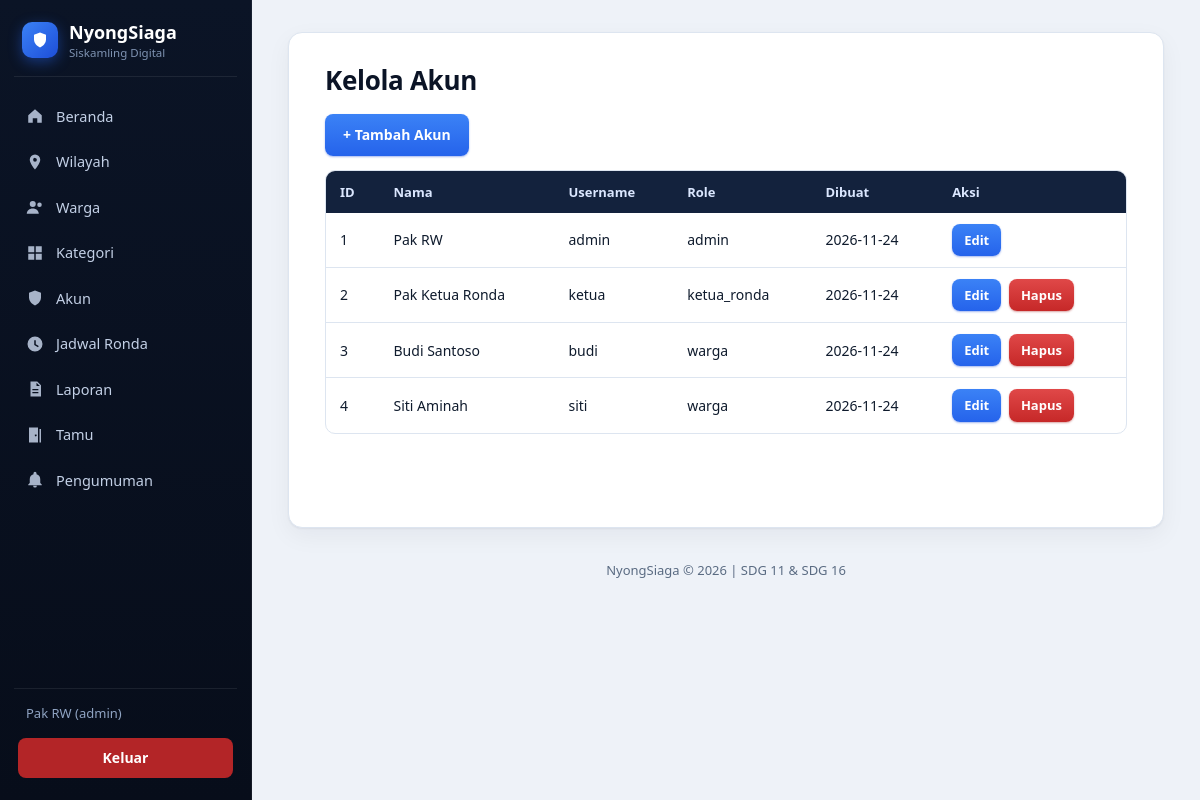
Screenshot of /users/index.php (signed in) with the database file from the repository.
### tables this page shows
CREATE TABLE users (
  id INT(11) NOT NULL AUTO_INCREMENT,
  nama VARCHAR(100) NOT NULL,
  username VARCHAR(100) NOT NULL UNIQUE,
  password VARCHAR(255) NOT NULL,
  role ENUM('admin','ketua_ronda','warga') NOT NULL DEFAULT 'warga',
  created_at TIMESTAMP NOT NULL DEFAULT CURRENT_TIMESTAMP,
  PRIMARY KEY (id)
);

### includes/auth.php (called while the page is built, shortened)
<?php
function e($teks) { return htmlspecialchars($teks, ENT_QUOTES, 'UTF-8'); }

### users/index.php (the view, shortened to what this page needs)
<?php
require_once "../includes/auth.php";
$data = mysqli_query($koneksi, "SELECT id, nama, username, role, created_at FROM users ORDER BY id");
include "../includes/header.php";
?>
<h2>Kelola Akun</h2>
<a class="btn" href="form.php">+ Tambah Akun</a>
<table>
  <tr><th>ID</th><th>Nama</th><th>Username</th><th>Role</th><th>Dibuat</th><th>Aksi</th></tr>
  <?php while ($u = mysqli_fetch_assoc($data)): ?>
  <tr>
    <td><?= $u['id'] ?></td><td><?= e($u['nama']) ?></td><td><?= e($u['username']) ?></td>
    <td><?= e($u['role']) ?></td><td><?= e(substr($u['created_at'], 0, 10)) ?></td>
    <td>
      <a class="btn" href="form.php?id=<?= $u['id'] ?>">Edit</a>
      <?php if ($u['id'] != $_SESSION['user']['id']): ?>
        <a class="btn btn-hapus" href="hapus.php?id=<?= $u['id'] ?>" onclick="return confirm('Hapus akun ini?')">Hapus</a>
      <?php endif; ?>
    </td>
  </tr>
  <?php endwhile; ?>
</table>
<?php include "../includes/footer.php"; ?>

### assets/style.css (style rules this page uses)
:root { --malam-0: #070d1a; --malam-1: #0b1426; --malam-2: #13223d; --biru: #2563eb; --biru-tua: #1d4ed8; --biru-muda: #3b82f6; --biru-pucat: #e8f0fe; --latar: #eef2f8; --kertas: #ffffff; --garis: #dde5f0; --teks: #0f1b2d; --redup: #5a6b82; --bahaya: #c62828; --bahaya-tua: #9f1f1f; --sidebar: 252px; }
* { box-sizing: border-box; }
body { margin: 0; font-family: "Segoe UI", system-ui, -apple-system, Roboto, "Helvetica Neue", Arial, sans-serif; font-size: 15px; line-height: 1.55; background: var(--latar); color: var(--teks); }
h2 { font-size: 26px; line-height: 1.2; margin: 0 0 18px; color: var(--malam-1); letter-spacing: -.3px; }
a { color: var(--biru-tua); text-underline-offset: 2px; }
table { width: 100%; margin: 14px 0; border-collapse: separate; border-spacing: 0; font-size: 14px; border: 1px solid var(--garis); border-radius: 10px; overflow: hidden; }
th, td { padding: 11px 14px; text-align: left; vertical-align: middle; border: 0; border-bottom: 1px solid var(--garis); }
th { background: var(--malam-2); color: #dbe7ff; font-weight: 600; font-size: 13px; border-bottom: 0; }
tbody tr:last-child td, table > tr:last-child td { border-bottom: 0; }
.btn { display: inline-block; padding: 10px 18px; border: 0; border-radius: 8px; font: inherit; font-size: 14px; font-weight: 600; color: #fff !important; text-decoration: none; cursor: pointer; background: linear-gradient(180deg, var(--biru-muda), var(--biru)); box-shadow: 0 1px 2px rgba(29, 78, 216, .4); transition: filter .15s, transform .05s; }
.btn-hapus { background: linear-gradient(180deg, #e04848, var(--bahaya)); box-shadow: 0 1px 2px rgba(159, 31, 31, .4); }
td .btn { padding: 6px 12px; font-size: 13px; }
td .btn + .btn, td .btn + form, td form + .btn { margin-left: 4px; }

### rows the page displays
users: id "1", nama "Pak RW", username "admin", role "admin", created_at "2026-11-24"
users: id "2", nama "Pak Ketua Ronda", username "ketua", role "ketua_ronda", created_at "2026-11-24"
users: id "3", nama "Budi Santoso", username "budi", role "warga", created_at "2026-11-24"
users: id "4", nama "Siti Aminah", username "siti", role "warga", created_at "2026-11-24"

### other values shown
$_SESSION['user']['nama'] "Pak RW"
$role "admin"
